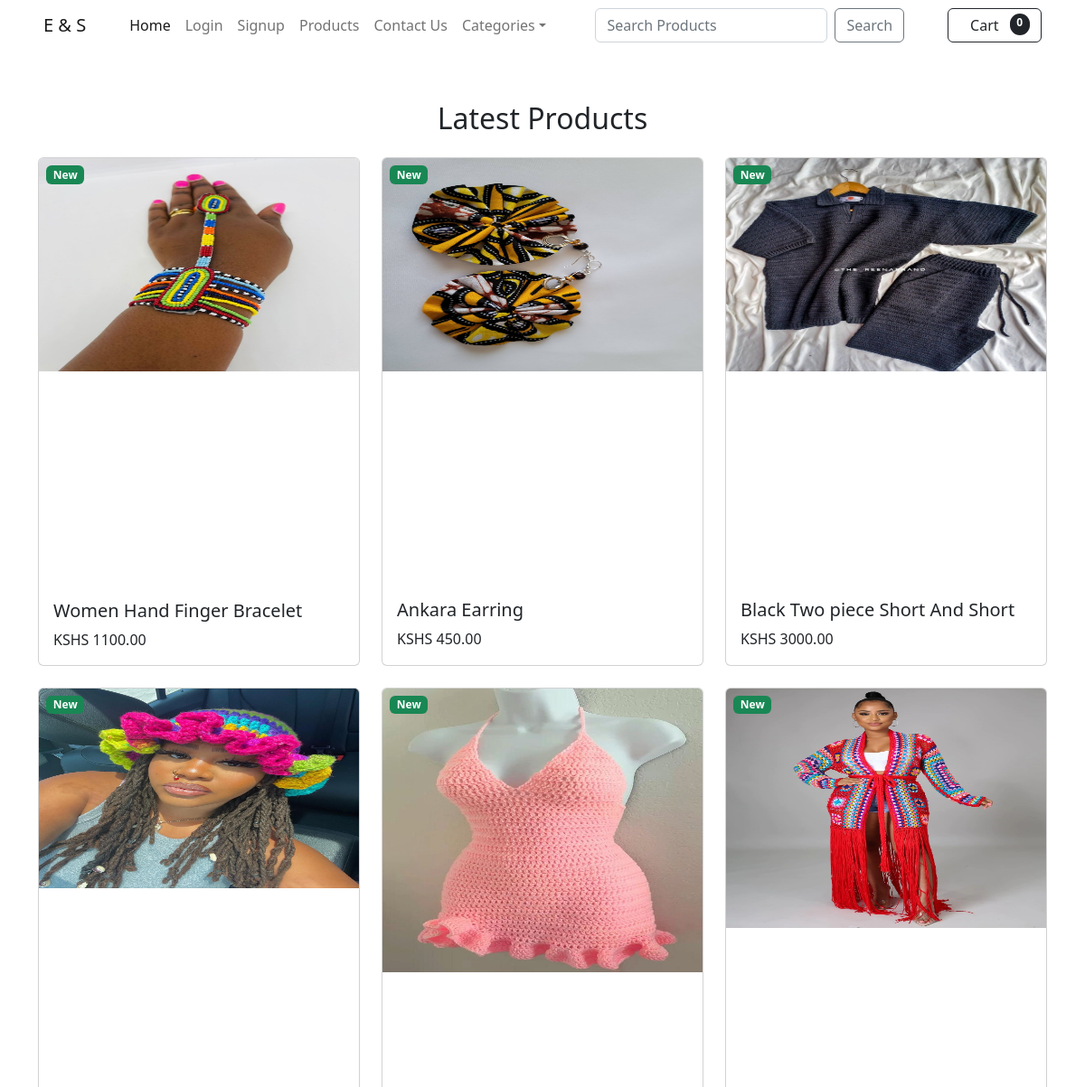
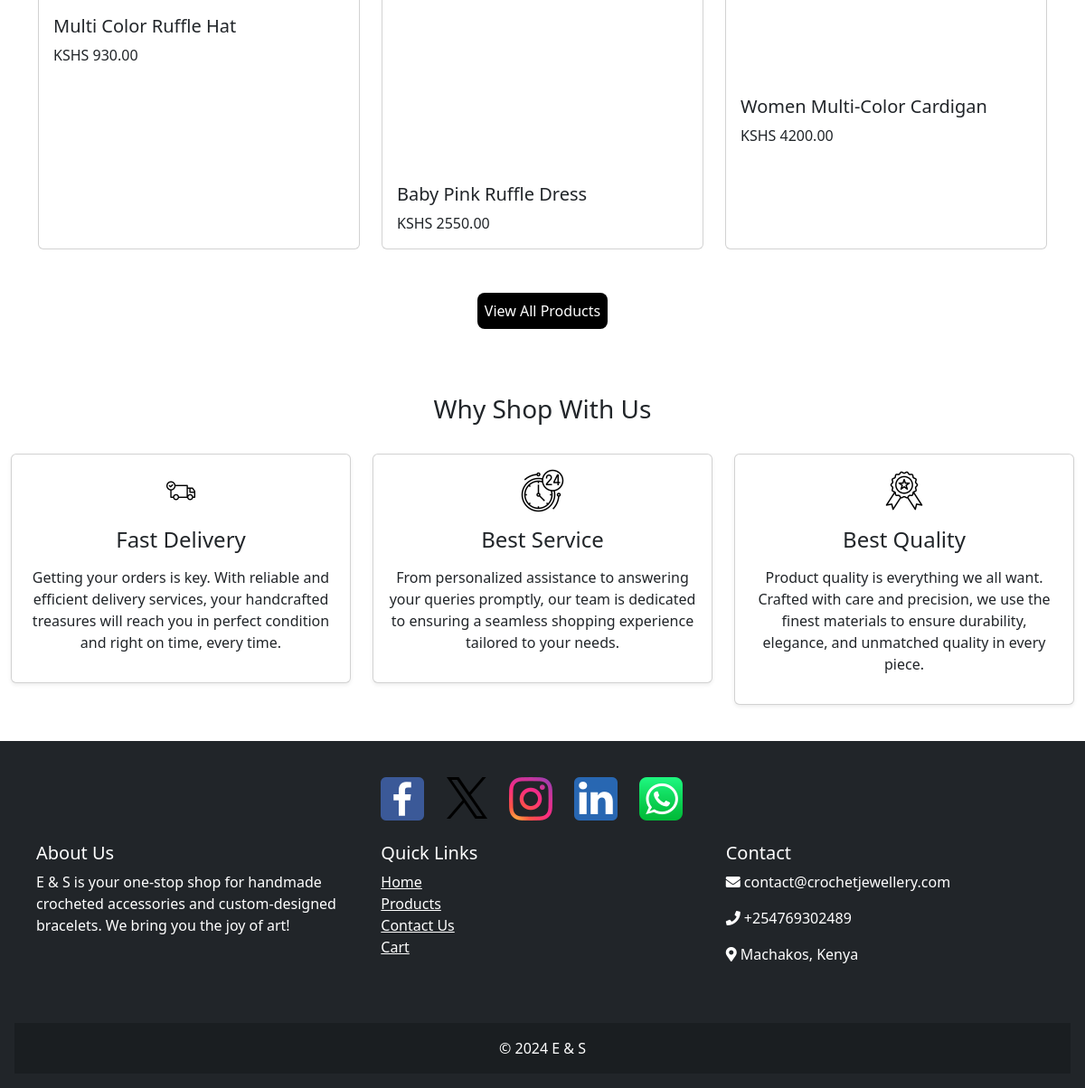
The page / on the database its author committed (2 pictures, top to bottom).
### my_app/models.py (models this page shows, shortened)
class Product(models.Model):
    name = models.CharField(max_length=50)
    description = models.CharField(max_length=250, default="", blank=True, null=True)
    price = models.DecimalField(default=0, max_digits=10, decimal_places=2)
    image = models.ImageField(upload_to='products/images/')
    category = models.ForeignKey(Category, related_name='products', on_delete=models.CASCADE)
    created_at = models.DateTimeField(auto_now_add=True)
    updated_at = models.DateTimeField(auto_now=True)
    is_new = models.BooleanField(default=False)
    class Meta:
        ordering = ['category']
        db_table = 'product'
        verbose_name_plural = 'Products'

### my_app/views.py (the view)
# urls.py: 2. Add a URL to urlpatterns:  path('', views.home, name='home')
def home(request):
    products = Product.objects.all()
    latest_products = Product.objects.filter(is_new=True)[:6]  # [:6] limits the query to fetch only the top 6 products
    slider_images = SliderImage.objects.all()
    return render(request, 'home.html', {"products": products, "latest_products": latest_products, 'slider_images': slider_images})

### cart/cart.py (called while the page is built)
    def __len__(self):
        return len(self.cart)

### cart/context_processors.py (called while the page is built)
def cart(request):
    return {'cart': Cart(request)}

### templates/home.html (shortened to what this page needs)
{% extends 'master.html' %}
{% load static %}
{% block extra_css %}
    <link rel="stylesheet" href="{% static 'css/about.css' %}">
{% endblock %}
{% block content %}
    {% include 'header.html' %}
    <div class="container py-5">
        <h2 class="text-center mb-4">Latest Products</h2>
        <div class="row">
            {% for product in latest_products %}
                <div class="col-md-4 mb-4">
                    <div class="card h-100">
                        <div class="position-relative">
                            <img src="{{ product.image.url }}" class="card-img-top" alt="{{ product.name }}" style="height: 50%;">
                            {% if product.is_new %}
                                <span class="badge bg-success position-absolute top-0 start-0 m-2">New</span>
                            {% endif %}
                        </div>
                        <div class="card-body">
                            <h5 class="card-title">{{ product.name }}</h5>
                            <p class="card-text">KSHS {{ product.price }}</p>
                        </div>
                    </div>
                </div>
            {% endfor %}
        </div>
        <div class="d-flex justify-content-center py-4">
            {% include 'button.html' with url='product_list' label='View All Products' btn_class='btn-primary' %}
        </div>
    </div>
    <h3 style="text-align: center">Why Shop With Us</h3>
    <div class="container-fluid py-4">
        <div class="row justify-content-between">
            <div class="col-sm-4 mb-3">
                <div class="card shadow-sm">
                    <div class="card-body text-center">
                        <img src="{% static 'images/delivery.png' %}" alt="delivery" class="icons">
                        <h4 class="my-3">Fast Delivery</h4>
                        <p>Getting your orders is key. With reliable and efficient delivery services, your handcrafted treasures will reach you in perfect condition and right on time, every time.</p>
                    </div>
                </div>
            </div>
            <div class="col-sm-4 mb-3">
                <div class="card shadow-sm">
                    <div class="card-body text-center">
                        <img src="{% static 'images/service.png' %}" alt="service" class="icons">
                        <h4 class="my-3">Best Service</h4>
                        <p>From personalized assistance to answering your queries promptly, our team is dedicated to ensuring a seamless shopping experience tailored to your needs.</p>
                    </div>
                </div>
            </div>
            <div class="col-sm-4 mb-3">
                <div class="card shadow-sm">
                    <div class="card-body text-center">
                        <img src="{% static 'images/quality.png' %}" alt="quality" class="icons">
                        <h4 class="my-3">Best Quality</h4>
                        <p>Product quality is everything we all want. Crafted with care and precision, we use the finest materials to ensure durability, elegance, and unmatched quality in every piece.</p>
                    </div>
                </div>
            </div>
        </div>
    </div>
{% endblock %}

### rows shown on the page
Product: image (picture), is_new "New", name "Women Hand Finger Bracelet", price "1100.00"
Product: image (picture), is_new "New", name "Ankara Earring", price "450.00"
Product: image (picture), is_new "New", name "Black Two piece Short And Short", price "3000.00"
Product: image (picture), is_new "New", name "Multi Color Ruffle Hat", price "930.00"
Product: image (picture), is_new "New", name "Baby Pink Ruffle Dress", price "2550.00"
Product: image (picture), is_new "New", name "Women Multi-Color Cardigan", price "4200.00"

### other values the page prints
{{ cart|length }} "0"
{{ label }} "View All Products"
